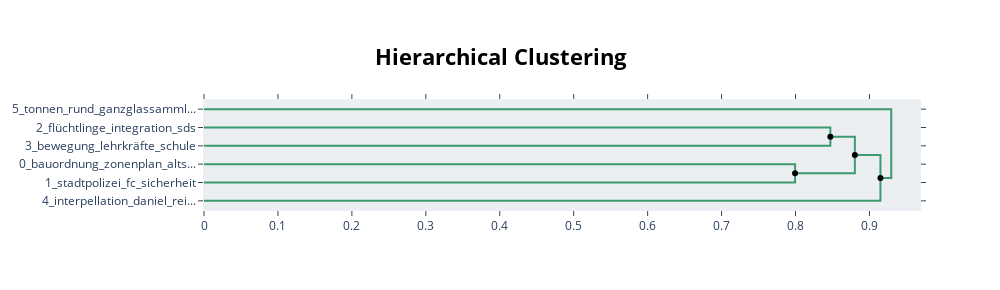

The cell this chart's notebook holds for it:
### Code cell
# Create cluster hierarchy

visualization = model.visualize_hierarchy(hierarchical_topics=model.hierarchical_topics(docs))

visualization.write_html(f'{CLUSTERING_DIRECTORY}/topic_visualization_hierarchical.html')
visualization

### Figure 1 — Plotly figure (JSON) as saved in the notebook; plotly's stock layout.template omitted (floating-point values rounded to 4 significant figures)
{"data": [{"hoverinfo": "text", "marker": {"color": "rgb(61,153,112)"}, "mode": "lines", "text": ["flüchtlinge_integration_sds_asylsuchende_asyl", "", "", "bewegung_lehrkräfte_schule_bewegt_leistungsprämien"], "type": "scatter", "x": [0, 0.8471, 0.8471, 0], "xaxis": "x", "y": [-15, -15, -25, -25], "yaxis": "y"}, {"hoverinfo": "text", "marker": {"color": "rgb(61,153,112)"}, "mode": "lines", "text": ["bauordnung_zonenplan_altstadt_neuen_stadt", "", "", "stadtpolizei_fc_sicherheit_gallen_fussballspielen"], "type": "scatter", "x": [0, 0.7994, 0.7994, 0], "xaxis": "x", "y": [-35, -35, -45, -45], "yaxis": "y"}, {"hoverinfo": "text", "marker": {"color": "rgb(61,153,112)"}, "mode": "lines", "text": ["bewegung_frage_flüchtlinge_integration_lehrkräfte", "", "", "stadt_bauordnung_st_gallen_zonenplan"], "type": "scatter", "x": [0.8471, 0.8803, 0.8803, 0.7994], "xaxis": "x", "y": [-20, -20, -40, -40], "yaxis": "y"}, {"hoverinfo": "text", "marker": {"color": "rgb(61,153,112)"}, "mode": "lines", "text": ["stadt_st_gallen_sowie_stadtrat", "", "", "interpellation_daniel_reichten_martin_stefan"], "type": "scatter", "x": [0.8803, 0.9149, 0.9149, 0], "xaxis": "x", "y": [-30, -30, -55, -55], "yaxis": "y"}, {"hoverinfo": "text", "marker": {"color": "rgb(61,153,112)"}, "mode": "lines", "text": ["tonnen_rund_ganzglassammlung_pro_ganzglas", "", "", "st_stadt_gallen_interpellation_stadtrat"], "type": "scatter", "x": [0, 0.9295, 0.9295, 0.9149], "xaxis": "x", "y": [-5, -5, -42.5, -42.5], "yaxis": "y"}, {"hoverinfo": "text", "hovertext": ["bewegung_frage_flüchtlinge_integration_lehrkräfte", "stadt_st_gallen_sowie_stadtrat"], "marker": {"color": "black"}, "mode": "markers", "showlegend": false, "type": "scatter", "x": [0.8471, 0.8803], "y": [-20, -30]}, {"hoverinfo": "text", "hovertext": ["stadt_bauordnung_st_gallen_zonenplan", "st_stadt_gallen_interpellation_stadtrat"], "marker": {"color": "black"}, "mode": "markers", "showlegend": false, "type": "scatter", "x": [0.7994, 0.9149], "y": [-40, -42.5]}], "layout": {"autosize": false, "height": 290, "hoverlabel": {"bgcolor": "white", "font": {"family": "Rockwell", "size": 16}}, "hovermode": "closest", "plot_bgcolor": "#ECEFF1", "showlegend": false, "title": {"font": {"color": "Black", "size": 22}, "text": "<b>Hierarchical Clustering</b>", "x": 0.5, "xanchor": "center", "yanchor": "top"}, "width": 1000, "xaxis": {"mirror": "allticks", "rangemode": "tozero", "showgrid": false, "showline": true, "showticklabels": true, "ticks": "outside", "type": "linear", "zeroline": false}, "yaxis": {"mirror": "allticks", "range": [-60, 0], "rangemode": "tozero", "showgrid": false, "showline": true, "showticklabels": true, "tickmode": "array", "ticks": "outside", "ticktext": ["5_tonnen_rund_ganzglassamml...", "2_flüchtlinge_integration_sds", "3_bewegung_lehrkräfte_schule", "0_bauordnung_zonenplan_alts...", "1_stadtpolizei_fc_sicherheit", "4_interpellation_daniel_rei..."], "tickvals": [-5, -15, -25, -35, -45, -55], "type": "linear", "zeroline": false}}}
